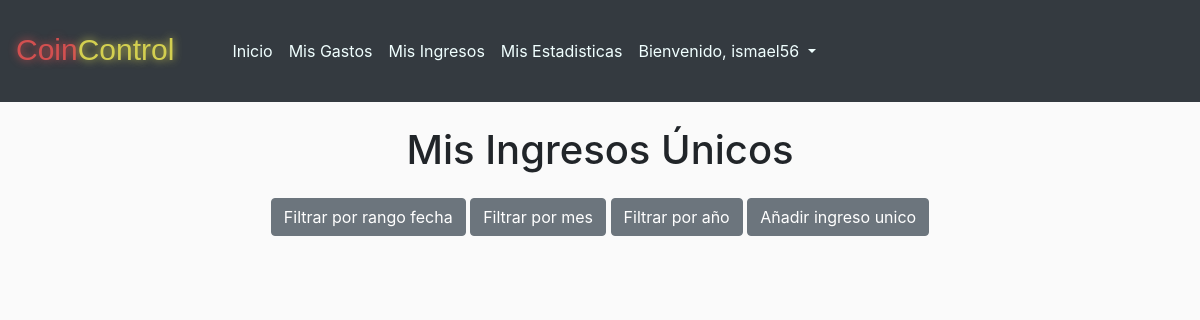
The app's page /mis_ingresos/unicos (signed in), older data.
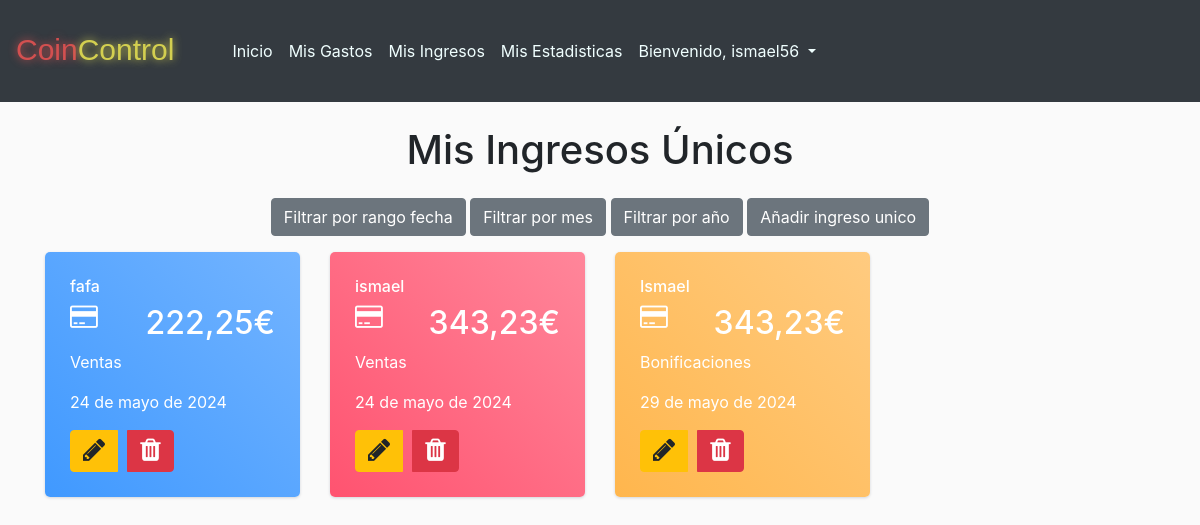
The same page, newer data.
### CoinControllapp/models.py (models this page shows, shortened)
class Ingreso(models.Model):
    usuario = models.ForeignKey(User, on_delete=models.CASCADE)
    nombre = models.CharField(max_length=100, default='No especificado')
    fecha = models.DateField()
    fechaFin = models.DateField(blank=True, null=True)
    cantidad = models.DecimalField(max_digits=10, decimal_places=2)
    categoria = models.CharField(max_length=100)

### CoinControllapp/views_ingresos.py (the view)
# urls.py: path('mis_ingresos/unicos',views_ingresos.ingresosUnicos_view,name='ingreso_unico'),
@login_required
def ingresosUnicos_view(request):
    ingresos = Ingreso.objects.filter(usuario=request.user,fechaFin__isnull= True)
    return render(request, 'mis_ingresos_unicos.html', {'ingresos': ingresos})

### CoinControllapp/templates/mis_ingresos_unicos.html (shortened to what this page needs)
{% extends 'base.html' %} {% block content %}
<div class="container">
    <h1 class="mt-4 mb-4 text-center">Mis Ingresos Únicos</h1>
    <div class="text-center mb-3">
        <button id="toggleFormBtn" class="btn btn-secondary ">Filtrar por rango fecha</button>
        <button id="toggleFormBtn2" class="btn btn-secondary ">Filtrar por mes</button>
        <button id="toggleFormBtn3" class="btn btn-secondary ">Filtrar por año</button>
        <a href="{% url 'new_ingreso_unico' %}" class="btn btn-secondary ">Añadir ingreso unico</a>
    </div>
    <div class="row">
        {% for ingreso in ingresos %}
        {% if forloop.counter0|divisibleby:4 %}
        <div class="col-md-4 col-xl-3">
            <div class="card bg-c-blue order-card">
                <div class="card-block">
                    <h6 class="m-b-20">{{ ingreso.nombre }}</h6>
                    <h2 class="text-right"><i class="fa fa-credit-card f-left"></i><span>{{ ingreso.cantidad }}€</span>
                    </h2>
                    <p class="m-b-0">{{ ingreso.categoria }}</p>
                    <p class="m-b-0">{{ ingreso.fecha }}</p>
                    <div class="btn-group" role="group" aria-label="Botones de acción">
                        <a href="{% url 'editar_ingreso_unico_view' ingreso.id %}" class="btn btn-warning" role="button" title="Editar"><i class="fa fa-pencil"></i></a>
                        <div class="btn-group-divider" style="width: 10px;"></div>
                        <a href="{% url 'borrar_ingreso_unico' ingreso.id %}" class="btn btn-danger" role="button" title="Borrar"><i class="fa fa-trash"></i></a>
                    </div>
                </div>
            </div>
        </div>
        {% elif forloop.counter0|divisibleby:2 %}
        <div class="col-md-4 col-xl-3">
            <div class="card bg-c-yellow order-card">
                <div class="card-block">
                    <h6 class="m-b-20">{{ ingreso.nombre }}</h6>
                    <h2 class="text-right"><i class="fa fa-credit-card f-left"></i><span>{{ ingreso.cantidad }}€</span>
                    </h2>
                    <p class="m-b-0">{{ ingreso.categoria }}</p>
                    <p class="m-b-0">{{ ingreso.fecha }}</p>
                    <div class="btn-group" role="group" aria-label="Botones de acción">
                        <a href="{% url 'editar_ingreso_unico_view' ingreso.id %}" class="btn btn-warning" role="button" title="Editar"><i class="fa fa-pencil"></i></a>
                        <div class="btn-group-divider" style="width: 10px;"></div>
                        <a href="{% url 'borrar_ingreso_unico' ingreso.id %}" class="btn btn-danger" role="button" title="Borrar"><i class="fa fa-trash"></i></a>
                    </div>
                </div>
            </div>
        </div>
        {% else %}
        <div class="col-md-4 col-xl-3">
            <div class="card bg-c-pink order-card">
                <div class="card-block">
                    <h6 class="m-b-20">{{ ingreso.nombre }}</h6>
                    <h2 class="text-right"><i class="fa fa-credit-card f-left"></i><span>{{ ingreso.cantidad }}€</span>
                    </h2>
                    <p class="m-b-0">{{ ingreso.categoria }}</p>
                    <p class="m-b-0">{{ ingreso.fecha }}</p>
                    <div class="btn-group" role="group" aria-label="Botones de acción">
                        <a href="{% url 'editar_ingreso_unico_view' ingreso.id %}" class="btn btn-warning" role="button" title="Editar"><i class="fa fa-pencil"></i></a>
                        <div class="btn-group-divider" style="width: 10px;"></div>
                        <a href="{% url 'borrar_ingreso_unico' ingreso.id %}" class="btn btn-danger" role="button" title="Borrar"><i class="fa fa-trash"></i></a>
                    </div>
                </div>
            </div>
        </div>
        {% endif %}
        {% endfor %}
    </div>
</div>
{% endblock %}

### CoinControllapp/templates/base.html (shortened to what this page needs)
<!DOCTYPE html>
<html lang="es">
<head>
    <link href="https://stackpath.bootstrapcdn.com/bootstrap/4.5.2/css/bootstrap.min.css" rel="stylesheet">
    <link href="https://maxcdn.bootstrapcdn.com/font-awesome/4.3.0/css/font-awesome.min.css" rel="stylesheet">
</head>
<header>
    <nav class="navbar navbar-expand-lg navbar-light bg-dark">
        <h1>
            <p class="coin">Coin
            <p class="controll">Control</p>
            </p>
        </h1>
        <div class="collapse navbar-collapse" id="navbarNav">
            <ul class="navbar-nav">
                <li class="nav-item active">
                    <a class="nav-link" style="color: azure;" href={% url 'home' %}>Inicio <span class="sr-only">(current)</span></a>
                </li>
                {% if user.is_authenticated %}
                <li class="nav-item active">
                    <a class="nav-link"style="color: azure;"  href={% url 'mis_gastos' %}>Mis Gastos
                </li>
                <li class="nav-item active">
                    <a class="nav-link"style="color: azure;"  href={% url 'mis_ingresos' %}>Mis Ingresos
                </li>
                <li class="nav-item active">
                    <a class="nav-link"style="color: azure;"  href={% url 'mis_estadisticas' %}>Mis Estadisticas
                </li>
                <li class="nav-item dropdown active">
                    <a class="nav-link dropdown-toggle bg-dark" style="color: azure;"  href="#" id="navbarDropdownMenuLink" role="button"
                        data-toggle="dropdown" aria-haspopup="true" aria-expanded="false">
                        Bienvenido, {{ request.user.username }}
                    </a>
                </li>
                {% endif %}
            </ul>
        </div>
    </nav>
</header>
<body>
    {% block content %}{% endblock %}
</body>
</html>

### CoinControllapp/templates/base.html (style rules this page uses)
body { background-color: #3c8ddf; }
.coin { text-align: left; font-family: Arial; font-size: 30px; color: #d35050; text-shadow: 0px 0px 9px #d35050; width: auto; }
.coin, .controll { display: inline-block; margin-top: 15%; margin-bottom: auto; }
.controll { width: auto; text-align: left; font-family: Arial; font-size: 30px; color: #d3cf50; text-shadow: 0px 0px 9px #d3cf50; }

### CoinControllapp/templates/mis_ingresos_unicos.html (style rules this page uses)
body { background: #FAFAFA; }
.order-card { color: #fff; }
.bg-c-blue { background: linear-gradient(45deg, #4099ff, #73b4ff); }
.bg-c-yellow { background: linear-gradient(45deg, #FFB64D, #ffcb80); }
.bg-c-pink { background: linear-gradient(45deg, #FF5370, #ff869a); }
.card { border-radius: 5px; -webkit-box-shadow: 0 1px 2.94px 0.06px rgba(4, 26, 55, 0.16); box-shadow: 0 1px 2.94px 0.06px rgba(4, 26, 55, 0.16); border: none; margin-bottom: 30px; -webkit-transition: all 0.3s ease-in-out; transition: all 0.3s ease-in-out; }
.card .card-block { padding: 25px; }
.order-card i { font-size: 26px; }
.f-left { float: left; }

Row changes from the older to the newer data that the page shows:
added Ingreso: nombre "fafa", cantidad "222,25", categoria "Ventas", fecha "24 de mayo de 2024"
added Ingreso: nombre "ismael", cantidad "343,23", categoria "Ventas", fecha "24 de mayo de 2024"
added Ingreso: nombre "Ismael", cantidad "343,23", categoria "Bonificaciones", fecha "29 de mayo de 2024"
